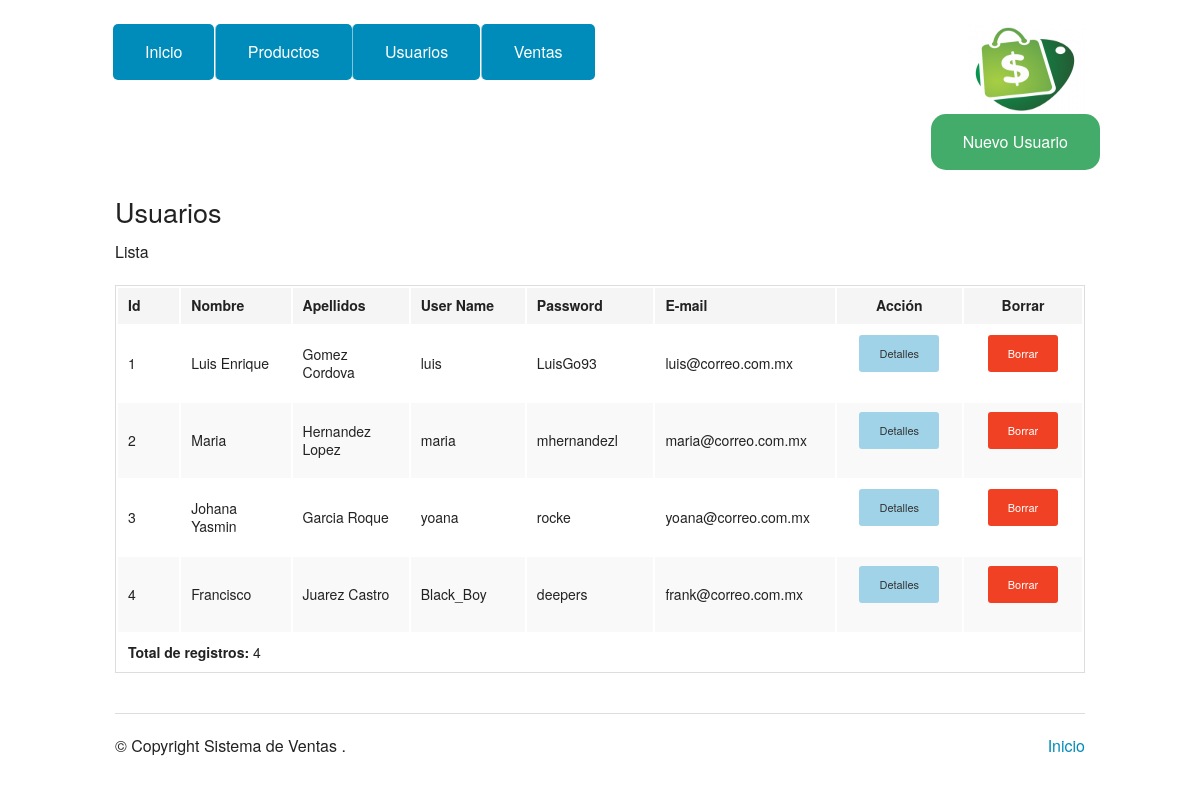
The app's page /usuarios.php with its own data.
### tables this page shows
CREATE TABLE `usuarios` (
  `id` int(11) PRIMARY KEY AUTO_INCREMENT,
  `nombre` varchar(50) NOT NULL,
  `apellidos` varchar(50) NOT NULL,
  `user_name` varchar(16) NOT NULL,
  `password` varchar(16) NOT NULL,
  `email` varchar(50) NOT NULL
);

### db/db_utilities.php (called while the page is built, shortened)
<?php
include_once 'classes.php';
function getUsuarios()
{
	$con = getDBConnection();
	$sql = "SELECT * FROM usuarios";
	$stmt = $con->prepare($sql);
	$stmt->execute();
	$usuarios = null;
	while ($row = $stmt->fetch(PDO::FETCH_ASSOC)) {
		$usuario = new Usuario();
		$usuario->setID($row['id']);
		$usuario->set($row['nombre'],$row['apellidos'],$row['user_name'],$row['password'],$row['email']);
		$usuarios[] = $usuario;
	}
	return $usuarios;
}
 ?>

### utilities.php (called while the page is built, shortened)
<?php
include_once 'db/db_utilities.php';
$usuarios = getUsuarios();
?>

### classes.php (called while the page is built, shortened)
<?php
class Usuario
{
	public function set($nombre, $apellidos,$user_name, $password, $email)
	{
		$this->nombre = $nombre;
		$this->apellidos = $apellidos;
		$this->user_name = $user_name;
		$this->password = $password;
		$this->email = $email;
	}
	public function setID($id){
		$this->id = $id;
	}
}
?>

### usuarios.php (the view, shortened to what this page needs)
<?php
include_once('utilities.php');
if($usuarios!=null)
  $total_usuarios = count($usuarios);
else
  $total_usuarios = 0;
?>
<?php require_once('header.php'); ?>
  <div class="row" style="text-align: right;">
    <a href="usuario-agregar.php" style="border-radius: 15px;" class="button success">Nuevo Usuario</a>
  </div>
  <div class="row">
      <div class="large-12 columns">
        <h3>Usuarios</h3>
          <p>Lista</p>
        <div class="section-container tabs" data-section>
          <section class="section">
            <div class="content" data-slug="panel1">
              <?php if($total_usuarios!=0){ ?>
              <table>
                <thead>
                  <tr>
                    <th width="200">Id</th>
                    <th width="250">Nombre</th>
                    <th width="250">Apellidos</th>
                    <th width="250">User Name</th>
                    <th width="250">Password</th>
                    <th width="250">E-mail</th>
                    <th width="250" style="text-align: center;">Acción</th>
                    <th width="250" style="text-align: center;">Borrar</th>
                  </tr>
                </thead>
                <tbody>
                  <?php foreach($usuarios as $id => $user){ ?>
                  <tr>
                    <td><?php echo $user->id ?></td>
                    <td><?php echo $user->nombre ?></td>
                    <td><?php echo $user->apellidos ?></td>
                    <td><?php echo $user->user_name ?></td>
                    <td><?php echo $user->password ?></td>
                    <td><?php echo $user->email ?></td>
                    <td style="text-align: center;">
                      <a href="./usuario.php?id=<?php echo $id; ?>" class="button radius tiny info">Detalles</a>
                    </td>
                    <td style="text-align: center;">
                      <a href="./usuario-eliminar.php?id=<?php echo $id; ?>" class="button radius tiny alert">Borrar</a>
                    </td>
                  </tr>
                  <?php } ?>
                  <tr>
                    <td colspan="4"><b>Total de registros: </b> <?php echo $total_usuarios; ?></td>
                  </tr>
                </tbody>
              </table>
              <?php }else{ ?>
              No hay registros
              <?php } ?>
            </div>
          </section>
        </div>
      </div>
    </div>
<?php require_once('footer.php'); ?>

### header.php (shortened to what this page needs)
<!doctype html>
<html class="no-js" lang="en">
  <head>
    <link rel="stylesheet" href="./css/foundation.css" />
  </head>
  <body>
<br>
<div class="row">
      <div class="large-9 columns">
        <ul class="left button-group">
          <li><a href="./index.php" style="border-radius: 5px;" class="button">Inicio</a></li>
          <li><a href="./productos.php" style="border-radius: 5px;" class="button">Productos</a></li>
          <li><a href="./usuarios.php" style="border-radius: 5px;" class="button">Usuarios</a></li>
          <li><a href="./ventas.php" style="border-radius: 5px;" class="button">Ventas</a></li>
        </ul>
      </div>
      <div class="large-3 columns" style="text-align: right;">
    <img src="./img/1.png"/ style="width: 120px;height: 90px;">
</div>
</div>

### footer.php (shortened to what this page needs)
<footer class="row">
      <div class="large-12 columns">
        <hr/>
        <div class="row">
          <div class="large-6 columns">
            <p>&copy; Copyright Sistema de Ventas <?php  ?>.</p>
          </div>
          <div class="large-6 columns">
            <ul class="inline-list right">
              <li><a href="./index.php">Inicio</a></li>
            </ul>
          </div>
        </div>
      </div>
    </footer>
  </body>
</html>

### records on screen
usuarios: id "1", nombre "Luis Enrique", apellidos "Gomez Cordova", user_name "luis", password "LuisGo93", email "luis@correo.com.mx"
usuarios: id "2", nombre "Maria", apellidos "Hernandez Lopez", user_name "maria", password "mhernandezl", email "maria@correo.com.mx"
usuarios: id "3", nombre "Johana Yasmin", apellidos "Garcia Roque", user_name "yoana", password "rocke", email "yoana@correo.com.mx"
usuarios: id "4", nombre "Francisco", apellidos "Juarez Castro", user_name "Black_Boy", password "deepers", email "frank@correo.com.mx"

### other values on screen
$total_usuarios "4"
